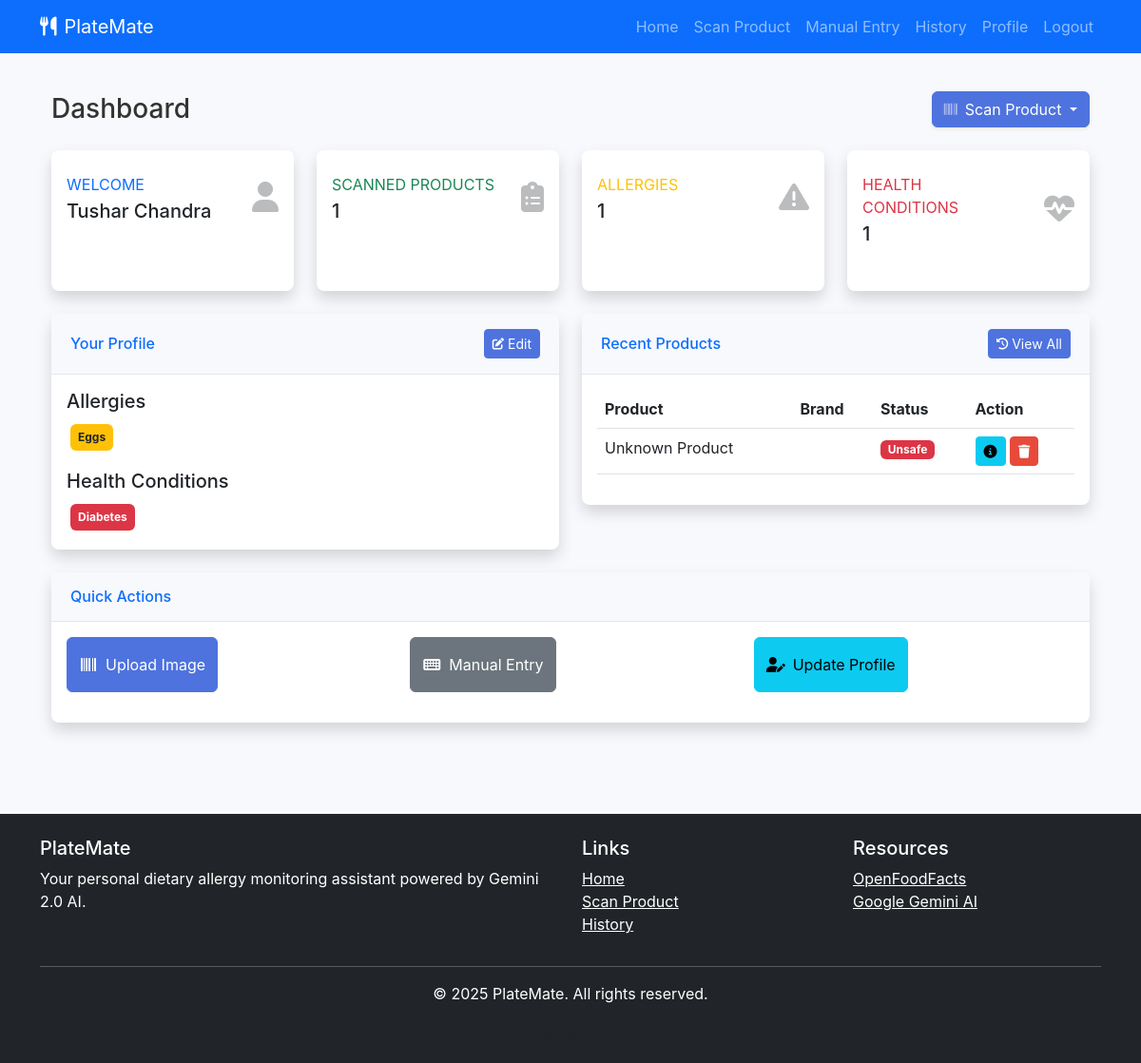
Screenshot of / (signed in) with the database file from the repository.
### app.py (models this page shows)
class User(db.Model):
    id = db.Column(db.Integer, primary_key=True)
    username = db.Column(db.String(120), unique=True, nullable=False)
    name = db.Column(db.String(120), nullable=False)
    mobile = db.Column(db.String(20), unique=True, nullable=False)
    age = db.Column(db.Integer, nullable=False)
    allergies = db.Column(db.String(255), default="")
    health_conditions = db.Column(db.String(255), default="")
    saved_products = db.relationship('SavedProduct', backref='user', lazy=True)

class SavedProduct(db.Model):
    id = db.Column(db.Integer, primary_key=True)
    barcode = db.Column(db.String(50), nullable=False)
    title = db.Column(db.String(200), nullable=False)
    brand = db.Column(db.String(100))
    category = db.Column(db.String(100))
    is_safe = db.Column(db.Boolean, default=True)
    user_id = db.Column(db.Integer, db.ForeignKey('user.id'), nullable=False)
    date_added = db.Column(db.DateTime, default=db.func.current_timestamp())

### app.py (the view)
@app.route('/')
def home():
    if 'user_id' in session:
        user = User.query.get(session['user_id'])
        if not user:
            session.clear()
            flash("User not found. Please log in again.", "danger")
            return redirect(url_for('login'))
        recent_products = SavedProduct.query.filter_by(user_id=user.id).order_by(SavedProduct.date_added.desc()).limit(5).all()
        return render_template('dashboard.html', user=user, recent_products=recent_products)
    return render_template('index.html')

### app.py (called while the page is built)
@app.context_processor
def inject_now():
    return {'now': datetime.now()}

### templates/dashboard.html (shortened to what this page needs)
{% extends 'base.html' %}
{% block content %}
<div class="container">
    <div class="d-sm-flex align-items-center justify-content-between mb-4">
        <h1 class="h3 mb-0 text-gray-800">Dashboard</h1>
        <div class="dropdown">
            <button class="btn btn-primary dropdown-toggle shadow-sm" type="button" id="scanDropdown" data-bs-toggle="dropdown" aria-expanded="false">
                <i class="fas fa-barcode fa-sm text-white-50 me-2"></i>Scan Product
            </button>
        </div>
    </div>
    <div class="row">
        <div class="col-xl-3 col-md-6 mb-4">
            <div class="card border-0 shadow h-100 py-2 stat-card stat-primary">
                <div class="card-body">
                    <div class="row no-gutters align-items-center">
                        <div class="col mr-2">
                            <div class="text-xs font-weight-bold text-primary text-uppercase mb-1">
                                Welcome
                            </div>
                            <div class="h5 mb-0 font-weight-bold text-gray-800">{{ user.name }}</div>
                        </div>
                        <div class="col-auto">
                            <i class="fas fa-user fa-2x text-gray-300 stat-icon"></i>
                        </div>
                    </div>
                </div>
            </div>
        </div>
        <div class="col-xl-3 col-md-6 mb-4">
            <div class="card border-0 shadow h-100 py-2 stat-card stat-success">
                <div class="card-body">
                    <div class="row no-gutters align-items-center">
                        <div class="col mr-2">
                            <div class="text-xs font-weight-bold text-success text-uppercase mb-1">
                                Scanned Products
                            </div>
                            <div class="h5 mb-0 font-weight-bold text-gray-800">{{ user.saved_products|length }}</div>
                        </div>
                        <div class="col-auto">
                            <i class="fas fa-clipboard-list fa-2x text-gray-300 stat-icon"></i>
                        </div>
                    </div>
                </div>
            </div>
        </div>
        <div class="col-xl-3 col-md-6 mb-4">
            <div class="card border-0 shadow h-100 py-2 stat-card stat-warning">
                <div class="card-body">
                    <div class="row no-gutters align-items-center">
                        <div class="col mr-2">
                            <div class="text-xs font-weight-bold text-warning text-uppercase mb-1">
                                Allergies
                            </div>
                            <div class="h5 mb-0 font-weight-bold text-gray-800">
                                {{ user.allergies.split(',')|length if user.allergies else 0 }}
                            </div>
                        </div>
                        <div class="col-auto">
                            <i class="fas fa-exclamation-triangle fa-2x text-gray-300 stat-icon"></i>
                        </div>
                    </div>
                </div>
            </div>
        </div>
        <div class="col-xl-3 col-md-6 mb-4">
            <div class="card border-0 shadow h-100 py-2 stat-card stat-danger">
                <div class="card-body">
                    <div class="row no-gutters align-items-center">
                        <div class="col mr-2">
                            <div class="text-xs font-weight-bold text-danger text-uppercase mb-1">
                                Health Conditions
                            </div>
                            <div class="h5 mb-0 font-weight-bold text-gray-800">
                                {{ user.health_conditions.split(',')|length if user.health_conditions else 0 }}
                            </div>
                        </div>
                        <div class="col-auto">
                            <i class="fas fa-heartbeat fa-2x text-gray-300 stat-icon"></i>
                        </div>
                    </div>
                </div>
            </div>
        </div>
    </div>
    <div class="row">
        <div class="col-lg-6">
            <div class="card shadow mb-4">
                <div class="card-header py-3 d-flex flex-row align-items-center justify-content-between">
                    <h6 class="m-0 font-weight-bold text-primary">Your Profile</h6>
                    <a href="{{ url_for('profile') }}" class="btn btn-sm btn-primary">
                         Edit
                    </a>
                </div>
                <div class="card-body">
                    <div class="mb-3">
                        <h5>Allergies</h5>
                        {% if user.allergies %}
                            <div class="d-flex flex-wrap">
                                {% for allergy in user.allergies.split(',') %}
                                    <span class="badge bg-warning text-dark m-1 p-2">{{ allergy.strip() }}</span>
                                {% endfor %}
                            </div>
                        {% else %}
                            <p class="text-muted">No allergies specified</p>
                        {% endif %}
                    </div>
                    <div>
                        <h5>Health Conditions</h5>
                        {% if user.health_conditions %}
                            <div class="d-flex flex-wrap">
                                {% for condition in user.health_conditions.split(',') %}
                                    <span class="badge bg-danger text-white m-1 p-2">{{ condition.strip() }}</span>
                                {% endfor %}
                            </div>
                        {% else %}
                            <p class="text-muted">No health conditions specified</p>
                        {% endif %}
                    </div>
                </div>
            </div>
        </div>
        <div class="col-lg-6">
            <div class="card shadow mb-4">
                <div class="card-header py-3 d-flex flex-row align-items-center justify-content-between">
                    <h6 class="m-0 font-weight-bold text-primary">Recent Products</h6>
                    <a href="{{ url_for('product_history') }}" class="btn btn-sm btn-primary">
                         View All
                    </a>
                </div>
                <div class="card-body">
                    {% if recent_products %}
                        <div class="table-responsive">
                            <table class="table table-hover">
                                <thead>
                                    <tr>
                                        <th>Product</th>
                                        <th>Brand</th>
                                        <th>Status</th>
                                        <th>Action</th>
                                    </tr>
                                </thead>
                                <tbody>
                                    {% for product in recent_products %}
                                        <tr>
                                            <td>{{ product.title }}</td>
                                            <td>{{ product.brand }}</td>
                                            <td>
                                                {% if product.is_safe %}
                                                    <span class="badge bg-success">Safe</span>
                                                {% else %}
                                                    <span class="badge bg-danger">Unsafe</span>
                                                {% endif %}
                                            </td>
                                            <td>
                                                <a href="{{ url_for('product_details', barcode=product.barcode) }}" class="btn btn-sm btn-info">
                                                    <i class="fas fa-info-circle"></i>
                                                </a>
                                                <form action="{{ url_for('delete_product', product_id=product.id) }}" method="POST" class="d-inline" onsubmit="return confirm('Are you sure you want to delete this product from your history?');">
                                                    <button type="submit" class="btn btn-sm btn-danger">
                                                        <i class="fas fa-trash"></i>
                                                    </button>
                                                </form>
                                            </td>
                                        </tr>
                                    {% endfor %}
                                </tbody>
                            </table>
                        </div>
                    {% endif %}
                </div>
            </div>
        </div>
    </div>
    <div class="row">
        <div class="col-12">
            <div class="card shadow mb-4">
                <div class="card-header py-3">
                    <h6 class="m-0 font-weight-bold text-primary">Quick Actions</h6>
                </div>
                <div class="card-body">
                    <div class="row justify-content-center">
                        <div class="col-md-4 mb-3">
                            <a href="{{ url_for('scan_barcode') }}" class="btn btn-primary btn-block py-3">
                                <i class="fas fa-barcode fa-fw me-2"></i>Upload Image
                            </a>
                        </div>
                        <div class="col-md-4 mb-3">
                            <a href="{{ url_for('manual_entry') }}" class="btn btn-secondary btn-block py-3">
                                <i class="fas fa-keyboard fa-fw me-2"></i>Manual Entry
                            </a>
                        </div>
                        <div class="col-md-4 mb-3">
                            <a href="{{ url_for('profile') }}" class="btn btn-info btn-block py-3">
                                <i class="fas fa-user-edit fa-fw me-2"></i>Update Profile
                            </a>
                        </div>
                    </div>
                </div>
            </div>
        </div>
    </div>
</div>
{% endblock %}

### static/css/style.css (style rules this page uses)
:root { --primary-color: #4e73df; --secondary-color: #1cc88a; --danger-color: #e74a3b; --warning-color: #f6c23e; --info-color: #36b9cc; --dark-color: #5a5c69; --light-color: #f8f9fc; }
body { font-family: 'Nunito', -apple-system, BlinkMacSystemFont, 'Segoe UI', Roboto, 'Helvetica Neue', Arial, sans-serif; background-color: #f8f9fc; color: #333; }
.card { border: none; border-radius: 0.5rem; box-shadow: 0 0.15rem 1.75rem 0 rgba(58, 59, 69, 0.15); margin-bottom: 1.5rem; }
.card-header { background-color: #f8f9fc; border-bottom: 1px solid #e3e6f0; padding: 1rem 1.25rem; }
.btn-primary { background-color: var(--primary-color); border-color: var(--primary-color); }
.btn-danger { background-color: var(--danger-color); border-color: var(--danger-color); }
.stat-card { border-left: 0.25rem solid; border-radius: 0.5rem; }
.stat-primary { border-left-color: var(--primary-color); }
.stat-success { border-left-color: var(--secondary-color); }
.stat-warning { border-left-color: var(--warning-color); }
.stat-danger { border-left-color: var(--danger-color); }
.stat-icon { font-size: 2rem; opacity: 0.3; }

### rows the page displays
User: name "Tushar Chandra", strip "Eggs", strip "Diabetes"
SavedProduct: title "Unknown Product", is_safe "Unsafe"

### other values shown
{{ user.saved_products|length }} "1"
{{ user.allergies.split(',')|length if user.allergies else 0 }} "1"
